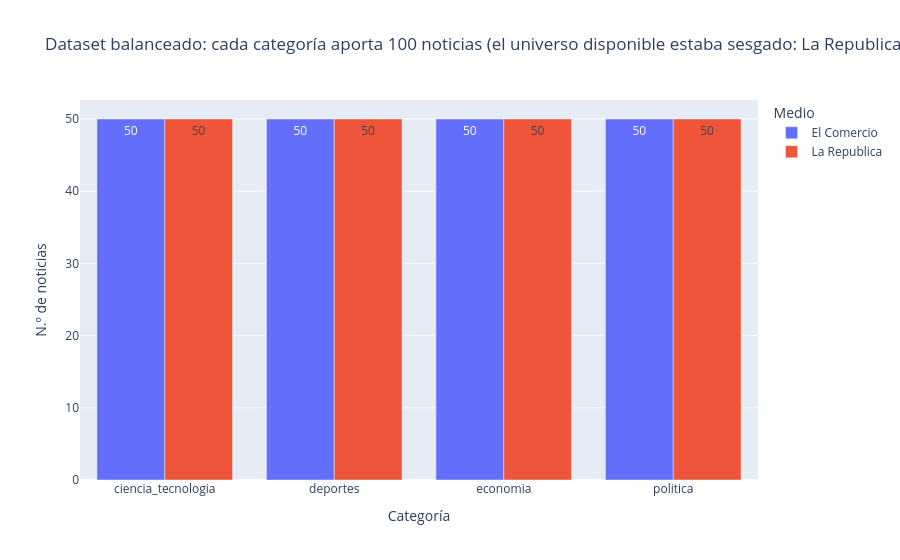

Here is the notebook cell this chart was saved with:
### Markdown cell above
## 3. Análisis exploratorio (Plotly Express)

### Code cell
final["largo_titular"] = final["titular"].str.len()
dist = final.groupby(["etiqueta", "medio"]).size().reset_index(name="noticias")
pool = df.groupby(["medio", "etiqueta"]).size()
mayor = pool.idxmax()
fig1 = px.bar(dist, x="etiqueta", y="noticias", color="medio", barmode="group", text="noticias",
              title=(f"Dataset balanceado: cada categoría aporta {dist.groupby('etiqueta').noticias.sum().iloc[0]} noticias "
                     f"(el universo disponible estaba sesgado: {mayor[0]}/{mayor[1]} tenía {pool.max()} notas)"),
              labels={"etiqueta": "Categoría", "noticias": "N.º de noticias", "medio": "Medio"})
fig1.show()

### Figure 1 — Plotly figure (JSON) as saved in the notebook; plotly's stock layout.template omitted (floating-point values rounded to 4 significant figures)
{"data": [{"alignmentgroup": "True", "hovertemplate": "Medio=El Comercio<br>Categoría=%{x}<br>N.º de noticias=%{text}<extra></extra>", "legendgroup": "El Comercio", "marker": {"color": "#636efa", "pattern": {"shape": ""}}, "name": "El Comercio", "offsetgroup": "El Comercio", "orientation": "v", "showlegend": true, "text": [50.0, 50.0, 50.0, 50.0], "textposition": "auto", "type": "bar", "x": ["ciencia_tecnologia", "deportes", "economia", "politica"], "xaxis": "x", "y": [50, 50, 50, 50], "yaxis": "y"}, {"alignmentgroup": "True", "hovertemplate": "Medio=La Republica<br>Categoría=%{x}<br>N.º de noticias=%{text}<extra></extra>", "legendgroup": "La Republica", "marker": {"color": "#EF553B", "pattern": {"shape": ""}}, "name": "La Republica", "offsetgroup": "La Republica", "orientation": "v", "showlegend": true, "text": [50.0, 50.0, 50.0, 50.0], "textposition": "auto", "type": "bar", "x": ["ciencia_tecnologia", "deportes", "economia", "politica"], "xaxis": "x", "y": [50, 50, 50, 50], "yaxis": "y"}], "layout": {"barmode": "group", "legend": {"title": {"text": "Medio"}, "tracegroupgap": 0}, "title": {"text": "Dataset balanceado: cada categoría aporta 100 noticias (el universo disponible estaba sesgado: La Republica/deportes tenía 921 notas)"}, "xaxis": {"anchor": "y", "domain": [0.0, 1.0], "title": {"text": "Categoría"}}, "yaxis": {"anchor": "x", "domain": [0.0, 1.0], "title": {"text": "N.º de noticias"}}}}
